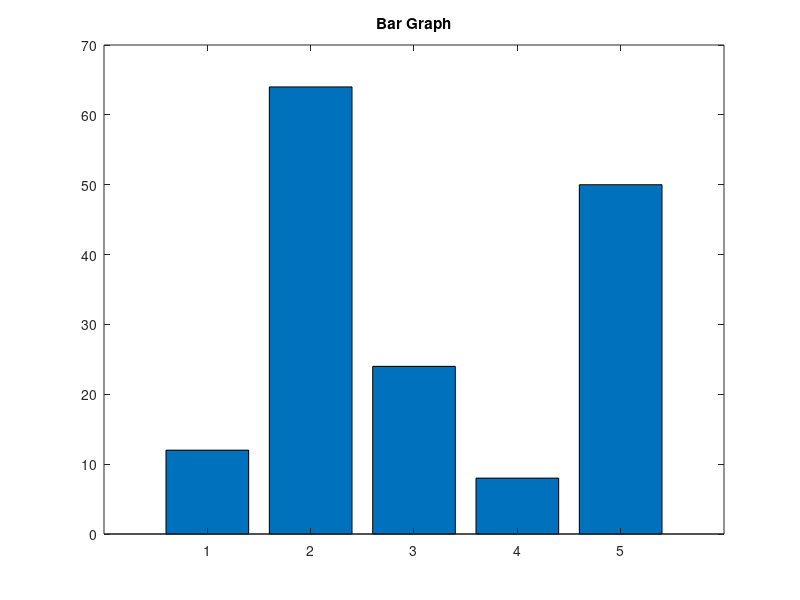

The MATLAB source for this figure:
%%%%%% Control statements %%%%%%%%

% 1) Decision Making Statements: 

%% Sample for if...end statement
    
% sample 1
    a = 10;
    
    if a < 20
        %fprintf('a is less than 20\n');
        disp('a is less than 20');
    end
    
% sample 2
    age = [5 3 50 23 56 87 12 45];
    
    if any(age > 80)
        disp('there is a number larger than 80');
        index = find(age > 80);
        fprintf('%d th element\n', index);
    end
    
%% Sample for if...else...end statement
    
    A = [];
    
    if isempty(A)   %% isempty function Returns a 1 if X is an empty matrix and 0 otherwise
        disp('Array is empty');
    else
        disp('Array have some elements inside it');
    end
    
%% Sample for if...elseif...end statement
    
% sample 1
    num1 = input('Enter the first number:- ');
    num2 = input('Enter the second number:- ');
 
    if((num1 > 0 && num2 > 0) || (num1 < 0 && num2 < 0))
        disp('The product of the two numbers will be positive');
 
    elseif((num1 > 0 && num2 < 0) || (num1 < 0 && num2 > 0))
        disp('The product of the two numbers will be negative');
    else
        disp('The product of the two numbers will be zero');
    end
    
% sample 2
    patientOxygenLevel = 90;
    
    if patientOxygenLevel >= 80 && patientOxygenLevel < 100     %if both condition is true then run the disp function
        disp('Normal level');
    elseif patientOxygenLevel < 80
        disp('low');
    else
        disp('high');
    end
    
%% Sample for nested if statement
    
    ageOfPatients = 70;
    genderOfPatients = 'female';
    
    if ageOfPatients > 60
        if genderOfPatients == 'female'
            disp('Patients is older than 60 and female');
        else
            disp('Patients is older than 60 and male');
        end
    else
        fprintf('Patients is younger than 60 and the age is %d\n', ageOfPatients);
    end
        
%% An Example
    name = input('what is your name: ', 's');
    age = input('what is your age: ');
 
    if age <= 12  
        message = sprintf("You are a child %s", name);  %if we use sprint f we can store the output sentence
        disp (message)
    elseif age > 12 && age <=18
        message = sprintf("You are still child %s", name);
        disp (message)
    elseif age > 18 && age <=40
        message = sprintf("You are young adult %s", name);
        disp (message)
        %fprintf("You are young adult %s\n", name);
end 

%% Sample for switch statement

% sample 1
    x = input('Enter a number (-1, 0 or 1): ');
    
    switch x
    case -1
        disp('negative one')
    case 0
        disp('zero')
    case 1
        disp('positive one')
    otherwise
        disp('other value')
    end
    
% sample 2
    Answer = input('Do you like MATLAB? [y/n/?]: ', 's');

    switch (Answer)
        case {'y', 'Y'}
            fprintf('I''m glad to hear you like MATLAB\n')
        case {'n', 'N'}
            fprintf('What''s not to like?\n')
        case '?'
            fprintf('Haven''t made up your mind yet have you?\n')
        otherwise
            fprintf('Non comprendo!\n')
    end

% sample 3
    
    data = [12 64 24 8 50];
    plottypes = {'pie3' 'bar'};
 
    switch plottypes{2}
    case 'bar' 
        bar(data)
        title('Bar Graph')
    case {'pie','pie3'}
        pie3(data)
        title('Pie Chart')
    otherwise
        warning('Unexpected plot type. No plot created.')
    end
    
% Sample 4
    grade = 'B';
    switch(grade)
        case 'A' 
            fprintf('Excellent!\n' );
        case 'B' 
            fprintf('Well done\n' );
        case 'C' 
            fprintf('Well done\n' );
        case 'D'
            fprintf('You passed\n' );
        case 'F' 
            fprintf('Better try again\n' );
        otherwise
            fprintf('Invalid grade\n' );
    end

%sample 5
    color = 'rose';
 
    switch lower(color)
        case {'red', 'light red', 'rose'}
            disp('color is red')
        case 'blue'
            disp('color is blue') 
        case 'white'
            disp('color is white')  
        otherwise
            disp('Unknown color.')
    end
    
%Sample 6
    disp('1. Sum.');
    disp('2. Abs');
    disp('3. Multiplication.');
    disp('4. largest number.');
    disp('5. smallest number');
    
    i = input('Which operation do you want to perform : ');
 
    x = input('Enter first number : ');
    y = input('Ender second number : ');
 
    switch (i)
        case 1
            value = x+y;
        case 2
            value = abs(x-y);
        case 3
            value = x*y;
        case 4
            value = max(x,y);
        case 5
            value = min(x,y);
        otherwise
            value = 'Wrong value.';
    end
    
    disp(value);
